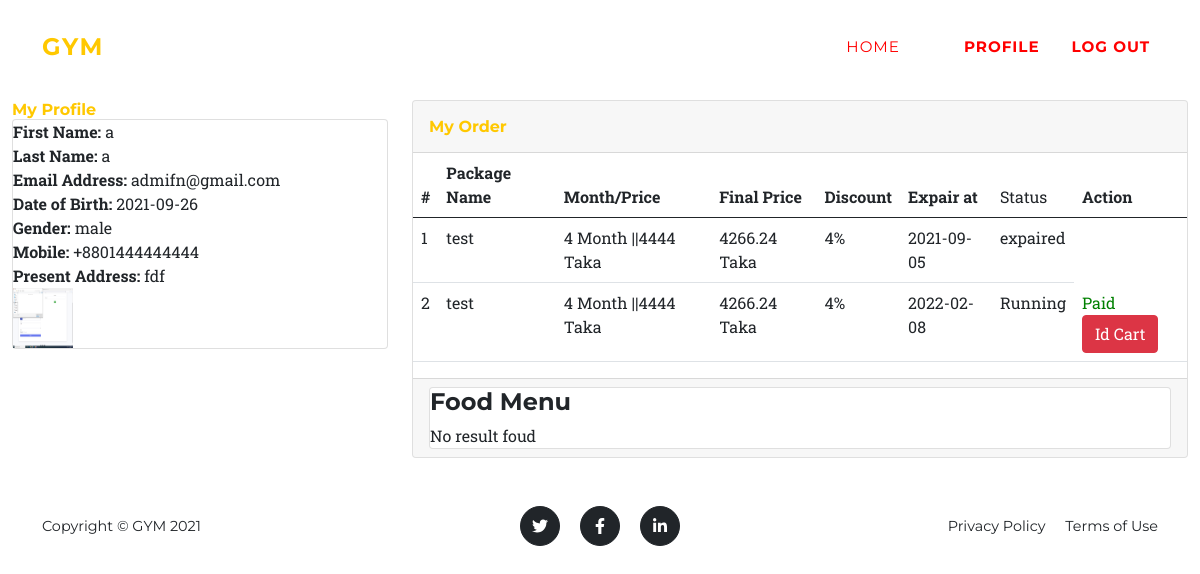
The page /profile.php (signed in) on the database its author committed.
### tables this page shows
CREATE TABLE `user_table` (
  `user_id` int(20) NOT NULL,
  `first_name` varchar(255) NOT NULL,
  `last_name` varchar(255) NOT NULL,
  `email` varchar(255) NOT NULL,
  `password` varchar(255) NOT NULL,
  `dob` varchar(255) NOT NULL,
  `gender` varchar(255) NOT NULL,
  `mobile` varchar(255) NOT NULL,
  `address` varchar(255) NOT NULL,
  `image` varchar(155) DEFAULT NULL,
  `flag` tinyint(10) NOT NULL DEFAULT 0,
  `otp` int(11) NOT NULL,
  `reg_at` timestamp NOT NULL DEFAULT current_timestamp()
);

CREATE TABLE `order_table` (
  `order_id` int(11) NOT NULL,
  `mobile_no` varchar(150) NOT NULL,
  `pack_id` int(11) NOT NULL,
  `pack_price` int(11) NOT NULL,
  `pack_month` varchar(20) NOT NULL,
  `pack_discount` varchar(20) NOT NULL,
  `status` int(11) NOT NULL DEFAULT 0,
  `created_at` date NOT NULL DEFAULT current_timestamp(),
  `trainer_id` int(11) NOT NULL
);

CREATE TABLE `package_table` (
  `package_id` int(20) NOT NULL,
  `pack_name` varchar(255) NOT NULL,
  `details` text NOT NULL,
  `month` varchar(255) NOT NULL,
  `price` int(25) NOT NULL,
  `discount` int(25) NOT NULL,
  `del_pack` tinyint(10) NOT NULL DEFAULT 0
);

### Classes/DB.php (called while the page is built, shortened)
<?php
class DB
{
    public $servername = "localhost";
    public $username = "root";
    public $password = "";
    public $dbname = "gym";
    public function connect(){
        $this->conn = new mysqli($this->servername, $this->username, $this->password, $this->dbname);
        if ($this->conn->connect_error) {
          die("Connection failed: " . $this->conn->connect_error);
        }
        else{
            return $msg =  "connected";
        }
    }
}
?>

### Classes/LoginClass.php (called while the page is built, shortened)
<?php
include_once 'db.php';
class LoginClass extends DB
{
    public function checkprofile()
    {
        $id = $_SESSION['user_id'];
        $que = "SELECT * FROM user_table WHERE user_id = $id";
        $result = $this->conn->query($que);
            return $result;
    }
}
?>

### Classes/PacageClass.php (called while the page is built, shortened)
<?php
include_once 'db.php';
class PacageClass extends DB
{
        public function viewOrder(){
            $mobile = $_SESSION['mobile'];
            $qry = "SELECT * FROM order_table INNER JOIN user_table ON order_table.mobile_no=user_table.mobile INNER JOIN package_table ON order_table.pack_id=package_table.package_id where order_table.mobile_no='$mobile'";
            $result = $this->conn->query($qry);
            return $result;
        }
}
?>

### Classes/FoodClass.php (called while the page is built, shortened)
<?php
include_once 'db.php';
class FoodClass extends DB
{
        public function myfoodmenu($age){
            $qry = "SELECT * FROM food_table WHERE age_limit LIKE  '%$age%' ";
            $result = $this->conn->query($qry);
           return $result;
    }
}
?>

### profile.php (the view, shortened to what this page needs)
<?php
include 'layouts/header.php';
include 'layouts/nav.php';
?>
<div class="container-fluid" id="container-wrapper" style="padding-top: 100px;">
    <div class="row">
        <div class="col-md-4">
            <h6 class="m-0 font-weight-bold text-primary">My Profile</h6>
            <div class="card">
            <?php
            $birth="";
                 $view = $login->checkprofile();
                 foreach($view as $value){
            ?>
                <span><b>First Name:</b> <?php echo $value['first_name']; ?></span>
                <span><b>Last Name:</b> <?php echo $value['last_name']; ?></span>
                <span><b>Email Address:</b> <?php echo $value['email']; ?></span>
                <span><b>Date of Birth:</b> <?php echo $birth = $value['dob']; ?></span>
                <span><b>Gender:</b> <?php echo $value['gender']; ?></span>
                <span><b>Mobile:</b> <?php echo $value['mobile']; ?></span>
                <span><b>Present Address:</b> <?php echo $value['address']; ?></span>
                <img style="height: 60px; width: 60px;" src=" <?php echo $value['image']; ?>" alt="">
<?php } ?>
            </div>
        </div>
        <div class="col-lg-8 mb-4">
            <div class="card">
            <div class="card-header py-3 d-flex flex-row align-items-center justify-content-between">
                <h6 class="m-0 font-weight-bold text-primary">My Order</h6>
            </div>
            <div class="table-responsive">
                <table class="table align-items-center table-flush">
                    <thead class="thead-light">
                        <tr>
                            <th>#</th>
                            <th>Package Name</th>
                            <th>Month/Price</th>
                            <th>Final Price</th>
                            <th>Discount</th>
                            <th>Expair at</th>
                            <td>Status</td>
                            <th>Action</th>
                        </tr>
                    </thead>
                    <tbody>
                    <?php
                $i = 0;
                $view = $pack->viewOrder();
                $count = mysqli_num_rows($view);
                if ($count>0) {
                foreach($view as $value){
                    $i++;
            ?>
                        <tr>
                            <td><?php echo $i; ?></td>
                            <td><?php echo $value['pack_name']; ?></td>
                            <td><?php echo $value['month'].' Month ||'. $value['price']; ?> Taka</td>
                        <td><?php echo $value['price']-($value['price']*($value['discount']/100)); ?> Taka</td>
                            <td><?php echo $value['discount']; ?>%</td>
                            <td><?php echo $effectiveDate = date('Y-m-d', strtotime("+".$value['month']." months", strtotime($value['created_at']))); ?></td>
                          <?php $date=date("Y-m-d");
                             if ($effectiveDate< $date) {
                                echo "<td>expaired</td>";
                            }else{
                                echo "<td>Running</td>"; ?>
  <td>
                                <?php
                                    if($value['status']==0){
                                        echo "<span style='color:red;'>Pending</span> ";
                                        echo "<a class='btn btn-danger' href=?delorder=".$value['order_id']." >Cancell</a>";
                                    }else{
                                        echo "<span style='color:green;'>Paid</span>";
                                        echo "<a class='btn btn-danger' href=idcart.php?orderid=".$value['order_id']." >Id Cart</a>";
                                    }
                                ?>
                            </td>
                           <?php  } ?>
                        </tr>
                        <?php }}else{ echo "<th></th><th></th><th></th><th> No result foud</th>"; } ?>
                    </tbody>
                </table>
            </div>
            <div class="card-footer">
            <div class="card">
                <h4>Food Menu</h4>
            <?php
          $date = new DateTime($birth);
          $now = new DateTime();
          $interval = $now->diff($date);
                 $dataget = $food->myfoodmenu($interval->y);
                 $counts = mysqli_num_rows($dataget);
                if ($counts>0) {
                 foreach($dataget as $values){
            ?>
                 <span><b>Ages:</b> <?php echo $values['age_limit']; ?></span>
                 <?php echo $values['menu']; ?>
<?php }}else{ echo "<th></th><th></th><th></th><th> No result foud</th>"; } ?>
            </div>
            </div>
            </div>
        </div>
    </div>
</div>
<?php include 'layouts/footer.php';?>

### layouts/header.php (shortened to what this page needs)
<?php
include 'Classes/PacageClass.php';
include 'Classes/LoginClass.php';
include 'Classes/FoodClass.php';
$pack = new PacageClass();
$login = new LoginClass();
$food = new FoodClass();
?>
<!DOCTYPE html>
<html lang="en">
    <head>
        <link rel="stylesheet" href="https://cdnjs.cloudflare.com/ajax/libs/font-awesome/4.7.0/css/font-awesome.min.css">
        <link href="css/styles.css" rel="stylesheet" />
    </head>
    <body id="page-top">

### layouts/nav.php (shortened to what this page needs)
<nav class="navbar navbar-expand-lg navbar-dark fixed-top" id="mainNav">
            <div class="container">
                <a class="navbar-brand" href="index.php">GYM</a>
                <div class="collapse navbar-collapse" id="navbarResponsive">
                    <ul class="navbar-nav text-uppercase ms-auto py-4 py-lg-0">
                    <li class="nav-item"><a class="nav-link" href="index.php" style="color: red">Home</a></li>
                        <li class="nav-item"><a class="nav-link" style="color: red">
                        <?php
                            if(isset($_GET['logout']) && isset($_GET['logout']) == 'logout'){
                                session_destroy();
                                header('Location:index.php');
                            }else if(isset($_SESSION['loginauth']) == 'user'){
                                 ?>
                                </a></li>
                                <li class="nav-item"><a class="nav-link" href="profile.php" style="color: red"><b>Profile</b></a></li>
                                <li class="nav-item"><a class="nav-link" href="?logout=logout" style="color: red"><b>Log out</b></a></li>
                            <?php }else{ ?>
                                <li class="nav-item"><a class="nav-link" href="register.php" style="color: red">Register/ Login</a></li>
                        <?php } ?>
                    </ul>
                </div>
            </div>
        </nav>

### layouts/footer.php (shortened to what this page needs)
  <footer class="footer py-4">
            <div class="container">
                <div class="row align-items-center">
                    <div class="col-lg-4 text-lg-start">Copyright &copy; GYM 2021</div>
                    <div class="col-lg-4 my-3 my-lg-0">
                        <a class="btn btn-dark btn-social mx-2" href="#!"><i class="fab fa-twitter"></i></a>
                        <a class="btn btn-dark btn-social mx-2" href="#!"><i class="fab fa-facebook-f"></i></a>
                        <a class="btn btn-dark btn-social mx-2" href="#!"><i class="fab fa-linkedin-in"></i></a>
                    </div>
                    <div class="col-lg-4 text-lg-end">
                        <a class="link-dark text-decoration-none me-3" href="#!">Privacy Policy</a>
                        <a class="link-dark text-decoration-none" href="#!">Terms of Use</a>
                    </div>
                </div>
            </div>
        </footer>
    </body>
</html>

### rows shown on the page
user_table: first_name "a", last_name "a", email "admifn@gmail.com", dob "2021-09-26", gender "male", mobile "+8801444444444", address "fdf", image (picture)
order_table: package_table.pack_name "test", package_table.month "4", package_table.price "4444", package_table.price+discount "4266.24", package_table.discount "4", created_at.month "2021-09-05", shows "expaired"
order_table: package_table.pack_name "test", package_table.month "4", package_table.price "4444", package_table.price+discount "4266.24", package_table.discount "4", created_at.month "2022-02-08"
